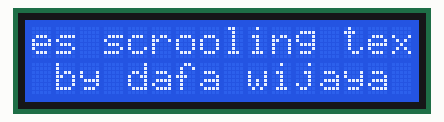
A sketch run on a simulated Arduino Uno, built with avr-gcc and run on an emulated ATmega328P. On the bench: 16×2 character LCD.

Above: at 0.1 s.
At 4.2 s:
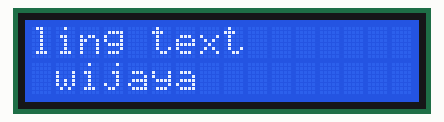
At 8.2 s:
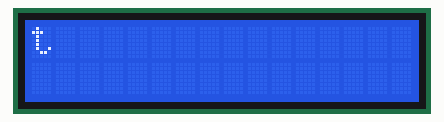
At 13.7 s:
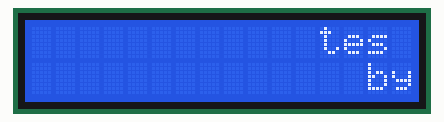
At 19.7 s:
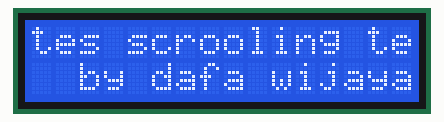
At 39.2 s:
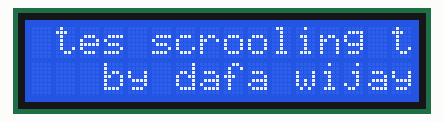

The sketch:

scrolling_text.ino
```cpp
#include <Wire.h>
#include <LiquidCrystal_I2C.h>

LiquidCrystal_I2C lcd(0x27, 16, 2);

void setup() {
  lcd.init();
  lcd.backlight();

   lcd.setCursor(0, 0);
  lcd.print("tes scrooling text");

   lcd.setCursor(2,1);
  lcd.print("by dafa wijaya");

}

void loop() {

    lcd.scrollDisplayLeft();
    //lcd.scrollDisplayRight();
    delay(500);

  }
```

Measured:
- what the display in image 1 shows lasts 0.5 s, from 4.1 s to 4.6 s
